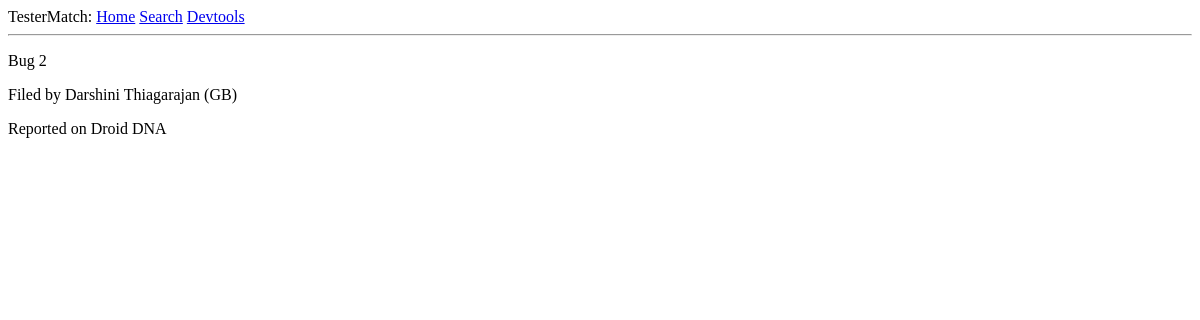
/bug/2, run on the app's committed database.
### app/models.py (models this page shows, shortened)
class Bug(db.Model):
    id = db.Column(db.Integer, primary_key=True)
    device_id = db.Column(db.Integer, db.ForeignKey('device.id'))
    tester_id = db.Column(db.Integer, db.ForeignKey('tester.id'))

class Tester(db.Model):
    id = db.Column(db.Integer, primary_key=True)
    first_name = db.Column(db.String(64), index=True)
    last_name = db.Column(db.String(64), index=True)
    country = db.Column(db.String(2), index=True)
    last_login = db.Column(db.DateTime, index=True)
    experience = db.relationship("Experience", backref="tester")
    devices = db.relationship("Device", secondary=association_table, back_populates="testers")
    def name(self):
        return self.first_name + " " + self.last_name + " (" + self.country + ")"

class Device(db.Model):
    __tablename__ = 'device'
    id = db.Column(db.Integer, primary_key=True)
    device_name = db.Column(db.String(64), index=True, unique=True)
    testers = db.relationship("Tester", secondary=association_table, back_populates="devices")

### app/routes.py (the view)
@app.route("/bug/<id>", methods=['GET','POST'])
def bug(id):
    bug = db.session.query(Bug).filter_by(id=id).first()
    if bug is None:
        flash("Bug ID Invalid")
        return redirect(url_for("index"))
    else:
        tester = db.session.query(Tester).filter_by(id=bug.tester_id).first()
        device = db.session.query(Device).filter_by(id=bug.device_id).first().device_name
        return render_template("bug.html", title="Bug Report", bug=bug, tester=tester.first_name+tester.last_name, device=device, db=db, Tester=Tester, Device=Device, Bug=Bug, Experience=Experience)

### app/templates/bug.html
{% extends "base.html" %}
{% block content %}
{% include '_bug.html' %}
{% endblock %}

### app/templates/_bug.html
<div>
    <p> Bug {{bug.id}} </p>
    <p> Filed by {{db.session.query(Tester).filter_by(id=bug.tester_id).first().name()}}</p>
    <p> Reported on {{db.session.query(Device).filter_by(id=bug.device_id).first().device_name}}</p>
</div>

### app/templates/base.html (style rules this page uses)
* { box-sizing: border-box; }

### data on the page
Bug: id "2"
Tester: session.query "Darshini Thiagarajan (GB)"
Device: session.query "Droid DNA"
